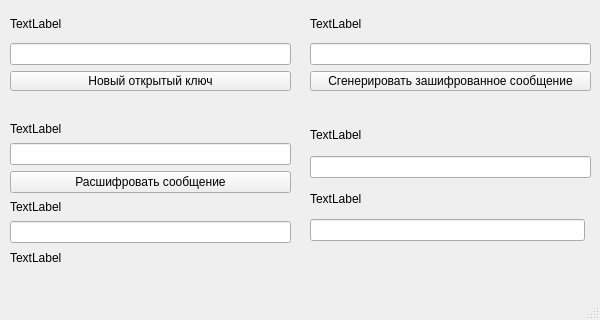
<?xml version="1.0" encoding="UTF-8"?>
<ui version="4.0">
 <class>mainWindow</class>
 <widget class="QMainWindow" name="mainWindow">
  <property name="geometry">
   <rect>
    <x>0</x>
    <y>0</y>
    <width>600</width>
    <height>320</height>
   </rect>
  </property>
  <property name="minimumSize">
   <size>
    <width>600</width>
    <height>320</height>
   </size>
  </property>
  <property name="maximumSize">
   <size>
    <width>600</width>
    <height>320</height>
   </size>
  </property>
  <property name="windowTitle">
   <string>MainWindow</string>
  </property>
  <property name="tabShape">
   <enum>QTabWidget::Rounded</enum>
  </property>
  <widget class="QWidget" name="centralwidget">
   <widget class="QWidget" name="gridLayoutWidget">
    <property name="geometry">
     <rect>
      <x>10</x>
      <y>10</y>
      <width>281</width>
      <height>81</height>
     </rect>
    </property>
    <layout class="QGridLayout" name="gridLayout">
     <item row="1" column="0" colspan="3">
      <widget class="QLineEdit" name="lineEdit_pubkey"/>
     </item>
     <item row="0" column="0" colspan="3">
      <widget class="QLabel" name="label_pubkey">
       <property name="text">
        <string>TextLabel</string>
       </property>
      </widget>
     </item>
     <item row="2" column="0" colspan="3">
      <widget class="QPushButton" name="pushButton_new_pubkey">
       <property name="sizePolicy">
        <sizepolicy hsizetype="Expanding" vsizetype="Fixed">
         <horstretch>0</horstretch>
         <verstretch>0</verstretch>
        </sizepolicy>
       </property>
       <property name="maximumSize">
        <size>
         <width>20000</width>
         <height>20</height>
        </size>
       </property>
       <property name="cursor">
        <cursorShape>PointingHandCursor</cursorShape>
       </property>
       <property name="text">
        <string>Новый открытый ключ</string>
       </property>
      </widget>
     </item>
    </layout>
   </widget>
   <widget class="QWidget" name="gridLayoutWidget_2">
    <property name="geometry">
     <rect>
      <x>310</x>
      <y>120</y>
      <width>281</width>
      <height>121</height>
     </rect>
    </property>
    <layout class="QGridLayout" name="gridLayout_2">
     <item row="4" column="0">
      <widget class="QLabel" name="label_message">
       <property name="text">
        <string>TextLabel</string>
       </property>
      </widget>
     </item>
     <item row="3" column="0" colspan="2">
      <widget class="QLineEdit" name="lineEdit_encrypted"/>
     </item>
     <item row="2" column="0" colspan="2">
      <widget class="QLabel" name="label_encrypted">
       <property name="text">
        <string>TextLabel</string>
       </property>
      </widget>
     </item>
     <item row="5" column="0">
      <widget class="QLineEdit" name="lineEdit_message"/>
     </item>
    </layout>
   </widget>
   <widget class="QWidget" name="verticalLayoutWidget">
    <property name="geometry">
     <rect>
      <x>10</x>
      <y>120</y>
      <width>281</width>
      <height>123</height>
     </rect>
    </property>
    <layout class="QVBoxLayout" name="verticalLayout">
     <item>
      <widget class="QLabel" name="label_encrypted_in">
       <property name="text">
        <string>TextLabel</string>
       </property>
      </widget>
     </item>
     <item>
      <widget class="QLineEdit" name="lineEdit_encrypted_in"/>
     </item>
     <item>
      <widget class="QPushButton" name="pushButton_decrypt">
       <property name="text">
        <string>Расшифровать сообщение</string>
       </property>
      </widget>
     </item>
     <item>
      <widget class="QLabel" name="label_decrypted">
       <property name="text">
        <string>TextLabel</string>
       </property>
      </widget>
     </item>
     <item>
      <widget class="QLineEdit" name="lineEdit_decrypted"/>
     </item>
    </layout>
   </widget>
   <widget class="QWidget" name="gridLayoutWidget_3">
    <property name="geometry">
     <rect>
      <x>310</x>
      <y>10</y>
      <width>281</width>
      <height>81</height>
     </rect>
    </property>
    <layout class="QGridLayout" name="gridLayout_3">
     <item row="2" column="0">
      <widget class="QPushButton" name="pushButton_pubkey_in">
       <property name="sizePolicy">
        <sizepolicy hsizetype="Expanding" vsizetype="Fixed">
         <horstretch>0</horstretch>
         <verstretch>0</verstretch>
        </sizepolicy>
       </property>
       <property name="maximumSize">
        <size>
         <width>20000</width>
         <height>20</height>
        </size>
       </property>
       <property name="cursor">
        <cursorShape>PointingHandCursor</cursorShape>
       </property>
       <property name="text">
        <string>Сгенерировать зашифрованное сообщение</string>
       </property>
      </widget>
     </item>
     <item row="0" column="0">
      <widget class="QLabel" name="label_pubkey_in">
       <property name="text">
        <string>TextLabel</string>
       </property>
      </widget>
     </item>
     <item row="1" column="0">
      <widget class="QLineEdit" name="lineEdit_pubkey_in"/>
     </item>
    </layout>
   </widget>
   <widget class="QLabel" name="label_effect">
    <property name="geometry">
     <rect>
      <x>10</x>
      <y>250</y>
      <width>281</width>
      <height>16</height>
     </rect>
    </property>
    <property name="text">
     <string>TextLabel</string>
    </property>
   </widget>
  </widget>
  <widget class="QMenuBar" name="menubar">
   <property name="geometry">
    <rect>
     <x>0</x>
     <y>0</y>
     <width>600</width>
     <height>20</height>
    </rect>
   </property>
  </widget>
  <widget class="QStatusBar" name="statusbar"/>
 </widget>
 <resources/>
 <connections/>
</ui>
